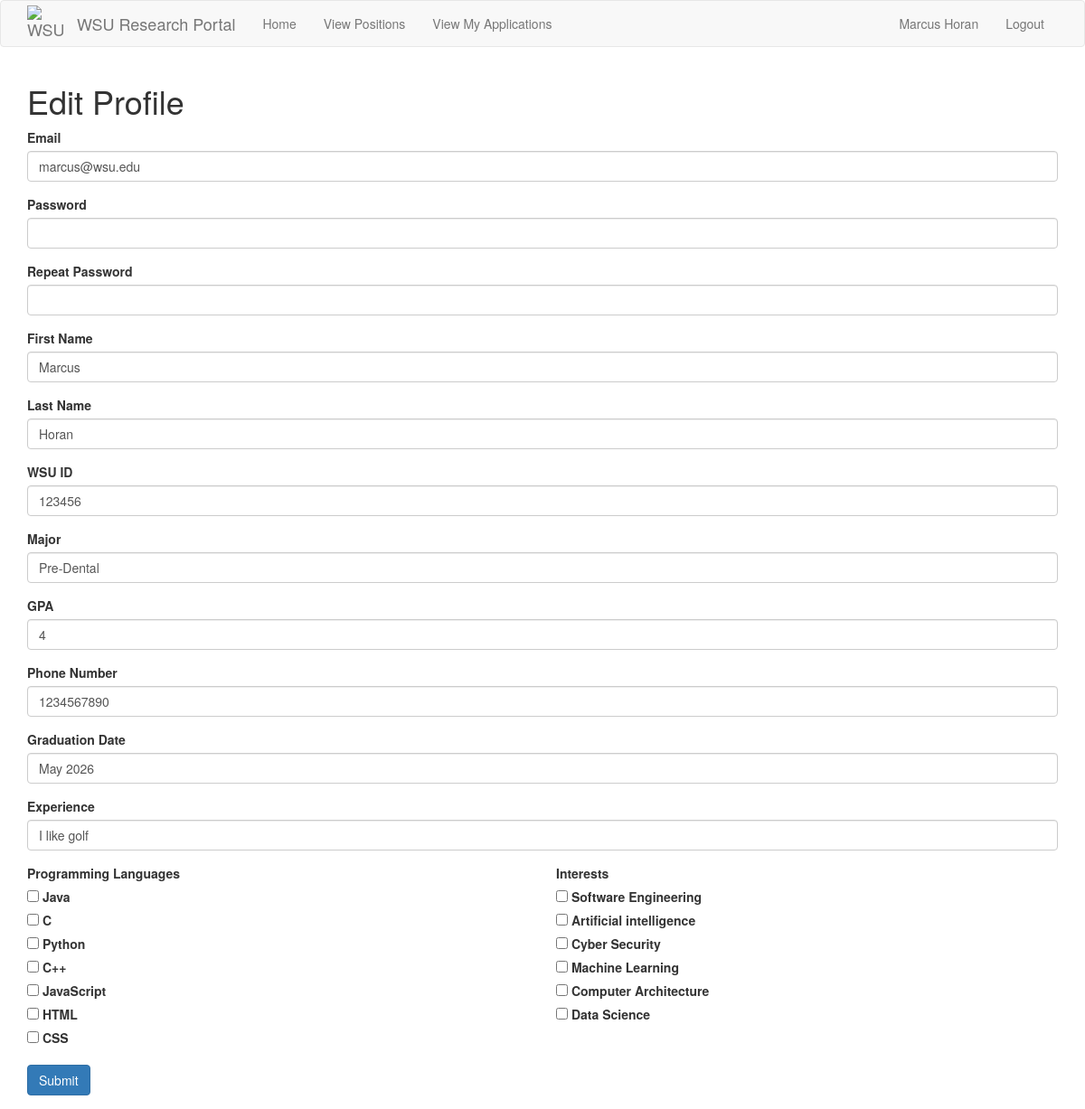
Screenshot of /edit_profile (signed in) with the database file from the repository.
### src/Model/models.py (models this page shows, shortened)
class User(db.Model, UserMixin):
    __tablename__ = 'user'
    id = db.Column(db.Integer, primary_key=True)
    password_hash = db.Column(db.String(128))
    firstname = db.Column(db.String(100))
    lastname = db.Column(db.String(100))
    wsu_id = db.Column(db.String(15), unique = True)
    email = db.Column(db.String(120),unique = True, index = True)
    phone = db.Column(db.String(11),unique = True)
    user_type = db.Column(db.String(50))
    __mapper_args__ = {
        'polymorphic_identity': 'User',
        'polymorphic_on': user_type
    }

class Student(User, db.Model):
    __tablename__='student'
    id = db.Column(db.ForeignKey("user.id"), primary_key = True)
    major = db.Column(db.String(50))
    gpa = db.Column(db.Integer())
    graduationDate = db.Column(db.String(15))
    experience = db.Column(db.String(500))
    applications = db.relationship('Application', backref='applicant')
    interests = db.relationship('Interest',
                                secondary=studentInterests,
                                primaryjoin=(studentInterests.c.student_id == id),
                                lazy='dynamic',
                                overlaps='studentInterests')
    languages = db.relationship('Language',
                                secondary=studentLanguages,
                                primaryjoin=(studentLanguages.c.student_id == id),
                                lazy='dynamic',
                                overlaps='studentLanguages')
    __mapper_args__ = {
        'polymorphic_identity': 'Student'
    }

class Language(db.Model):
    id = db.Column(db.Integer, primary_key=True)
    name = db.Column(db.String(12))
    studentLanguages = db.relationship(
        'Student',
        secondary=studentLanguages,
        primaryjoin=(studentLanguages.c.language_id == id),
        lazy='dynamic',
        overlaps='languages'
    )
    positionLanguages = db.relationship(
        'Position',
        secondary = positionLanguages,
        primaryjoin = (positionLanguages.c.language_id == id),
        lazy = 'dynamic',
        overlaps='languages'
    )

class Interest(db.Model):
    id = db.Column(db.Integer, primary_key=True)
    name = db.Column(db.String(100))
    studentInterests = db.relationship(
        'Student',
        secondary=studentInterests,
        primaryjoin=(studentInterests.c.interest_id == id),
        lazy='dynamic',
        overlaps='interests'
    )
    positionInterests = db.relationship(
        'Position',
        secondary = positionInterests,
        primaryjoin = (positionInterests.c.interest_id == id),
        lazy = 'dynamic',
        overlaps = 'interests'
    )

### src/Controller/routes.py (the view, shortened to what this page needs)
@routes.route('/edit_profile', methods = ['GET', 'POST'])
@login_required
def edit_profile():
    if current_user.user_type == "Student":
        eform = EditStudentForm()
        if request.method == 'POST':
            if eform.validate_on_submit():
                current_user.email = eform.email.data
                current_user.set_password(eform.password.data)
                current_user.firstname = eform.firstname.data
                current_user.lastname = eform.lastname.data
                current_user.wsu_id = eform.wsu_id.data
                current_user.major = eform.major.data
                current_user.gpa = eform.gpa.data
                current_user.graduationDate = eform.graduationDate.data
                current_user.interests = eform.interests.data
                current_user.languages = eform.programming_langs.data
                current_user.experience = eform.experience.data
                current_user.phone = eform.phone.data
                db.session.add(current_user)
                db.session.commit()
                flash("Your changes have been saved")
                return redirect(url_for('routes.display_profile'))
        elif request.method == 'GET':
            eform.email.data = current_user.email
            eform.firstname.data = current_user.firstname
            eform.lastname.data = current_user.lastname
            eform.wsu_id.data = current_user.wsu_id
            eform.major.data = current_user.major
            eform.gpa.data = current_user.gpa
            eform.graduationDate.data = current_user.graduationDate
            eform.interests.data = current_user.interests
            eform.programming_langs.data = current_user.languages
            eform.experience.data = current_user.experience
            eform.phone.data = current_user.phone
        return render_template('Student Pages/edit_student_profile.html', title = 'Edit Profile', form = eform)

### app.py (called while the page is built)
@app.context_processor
def inject_request():
    return dict(request=request)

@app.before_request
def initBD(*args, **kwargs):
    if app.got_first_request:
        db.create_all()
        if Language.query.count() == 0:
            languages = ['Java','C', 'Python', 'C++', 'JavaScript', 'HTML', 'CSS']
            for t in languages:
                db.session.add(Language(name=t))
        db.session.commit()
        if Interest.query.count() == 0:
            interests = ['Software Engineering', 'Artificial intelligence', 'Cyber Security', 'Machine Learning', 'Computer Architecture', 'Data Science']
            for t in interests:
                db.session.add(Interest(name=t))
        db.session.commit()

### src/Controller/forms.py (called while the page is built)
def languages():
    return Language.query.all()

def get_language_label(language):
    return language.name

def interests():
    return Interest.query.all()

def get_interest_label(interest):
    return interest.name

### src/Model/models.py (called while the page is built)
@login.user_loader
def load_user(id):
    return User.query.get(int(id))

### src/View/templates/Student Pages/edit_student_profile.html (shortened to what this page needs)
{% extends "base.html" %}
{% block content %}
<div class="container mt-4">
    <h1>Edit Profile</h1>
    {% if form %}
    <form method="post" action="{{ url_for('routes.edit_profile') }}">
        <div class="form-group">
            {{ form.email.label(class="form-label") }}
            {{ form.email(class="form-control") }}
        </div>
        <div class="form-group">
            {{ form.password.label(class="form-label") }}
            {{ form.password(class="form-control") }}
        </div>
        <div class="form-group">
            {{ form.password2.label(class="form-label") }}
            {{ form.password2(class="form-control") }}
        </div>
        <div class="form-group">
            {{ form.firstname.label(class="form-label") }}
            {{ form.firstname(class="form-control") }}
        </div>
        <div class="form-group">
            {{ form.lastname.label(class="form-label") }}
            {{ form.lastname(class="form-control") }}
        </div>
        <div class="form-group">
            {{ form.wsu_id.label(class="form-label") }}
            {{ form.wsu_id(class="form-control") }}
        </div>
        <div class="form-group">
            {{ form.major.label(class="form-label") }}
            {{ form.major(class="form-control") }}
        </div>
        <div class="form-group">
            {{ form.gpa.label(class="form-label") }}
            {{ form.gpa(class="form-control") }}
        </div>
        <div class="form-group">
            {{ form.phone.label(class="form-label") }}
            {{ form.phone(class="form-control") }}
        </div>
        <div class="form-group">
            {{ form.graduationDate.label(class="form-label") }}
            {{ form.graduationDate(class="form-control") }}
        </div>
        <div class="form-group">
            {{ form.experience.label(class="form-label") }}
            {{ form.experience(class="form-control") }}
        </div>
        <div class="row">
            <div class="col-md-6">
                <div class="form-group">
                    <strong>{{ form.programming_langs.label }}</strong>
                    <ul class="list-unstyled">
                    {% for subfield in form.programming_langs %}
                        <li>
                            {{ subfield }} {{ subfield.label }}
                        </li>
                    {% endfor %}
                    </ul>
                </div>
            </div>
            <div class="col-md-6">
                <div class="form-group">
                    <strong>{{ form.interests.label }}</strong>
                    <ul class="list-unstyled">
                    {% for subfield in form.interests %}
                        <li>
                            {{ subfield }} {{ subfield.label }}
                        </li>
                    {% endfor %}
                    </ul>
                </div>
            </div>
        </div>
        <div class="form-group">
            {{ form.submit(class="btn btn-primary") }}
        </div>
    </form>
    {% endif %}
</div>
{% endblock %}

### src/View/templates/_navbar.html (shortened to what this page needs)
{% block navbar %}
    <nav class="navbar navbar-default">
        <div class="container">
            <div class="navbar-header">
                <a class="navbar-brand" href="{{ url_for('routes.index') }}" style="display: flex; align-items: center;">
                    <img src="{{ url_for('static', filename='wsu-logo.png') }}" alt="WSU Cougarhead" style="width: 40px; height: 40px">
                    <span style="margin-left: 15px;">WSU Research Portal</span>
                </a>
            </div>
            <div class="collapse navbar-collapse" id="bs-example-navbar-collapse-1">
                <ul class="nav navbar-nav">
                        <li {% if request.path == url_for('routes.index') %}class="active"{% endif %}>
                            <a href="{{ url_for('routes.index') }}">Home</a>
                        </li>
                    {% if current_user.user_type == "Professor" %}
                        <li {% if request.path == url_for('positions.positions') %}class="active"{% endif %}>
                            <a href="{{ url_for('positions.positions') }}">View My Positions</a>
                        </li>
                        <li {% if request.path == url_for('positions.create_position') %}class="active"{% endif %}>
                            <a href="{{ url_for('positions.create_position') }}">Create Position</a>
                        </li>
                    {% elif current_user.user_type == "Student" %}
                        <li {% if request.path == url_for('positions.positions') %}class="active"{% endif %}>
                            <a href="{{ url_for('positions.positions') }}">View Positions</a>
                        </li>
                        <li {% if request.path == url_for('routes.my_applications') %}class="active"{% endif %}>
                            <a href="{{ url_for('routes.my_applications') }}">View My Applications</a>
                        </li>
                    {% endif %}
                </ul>
                <ul class="nav navbar-nav navbar-right">
                    {% if current_user.is_anonymous %}
                    <li><a href="{{ url_for('auth.login') }}">Login</a></li>
                    {% else %}
                    <li {% if request.path == url_for('routes.display_profile') %}class="active"{% endif %}>
                        <a href="{{ url_for('routes.display_profile') }}">{{ current_user.firstname }} {{ current_user.lastname }}</a></li>
                    <li><a href="{{ url_for('auth.logout') }}">Logout</a></li>
                    {% endif %}
                </ul>
            </div>
        </div>
    </nav>
{% endblock %}

### rows the page displays
User: firstname "Marcus", lastname "Horan", email "marcus@wsu.edu", wsu_id "123456", phone "1234567890"
Student: major "Pre-Dental", gpa "4", graduationDate "May 2026", experience "I like golf"
Language: label "Java"
Language: label "Python"
Language: label "JavaScript"
Language: label "HTML"
Language: label "CSS"
Interest: label "Software Engineering"
Interest: label "Artificial intelligence"
Interest: label "Cyber Security"
Interest: label "Machine Learning"
Interest: label "Computer Architecture"
Interest: label "Data Science"

### other values shown
{{ subfield.label }} "C" "C++"
